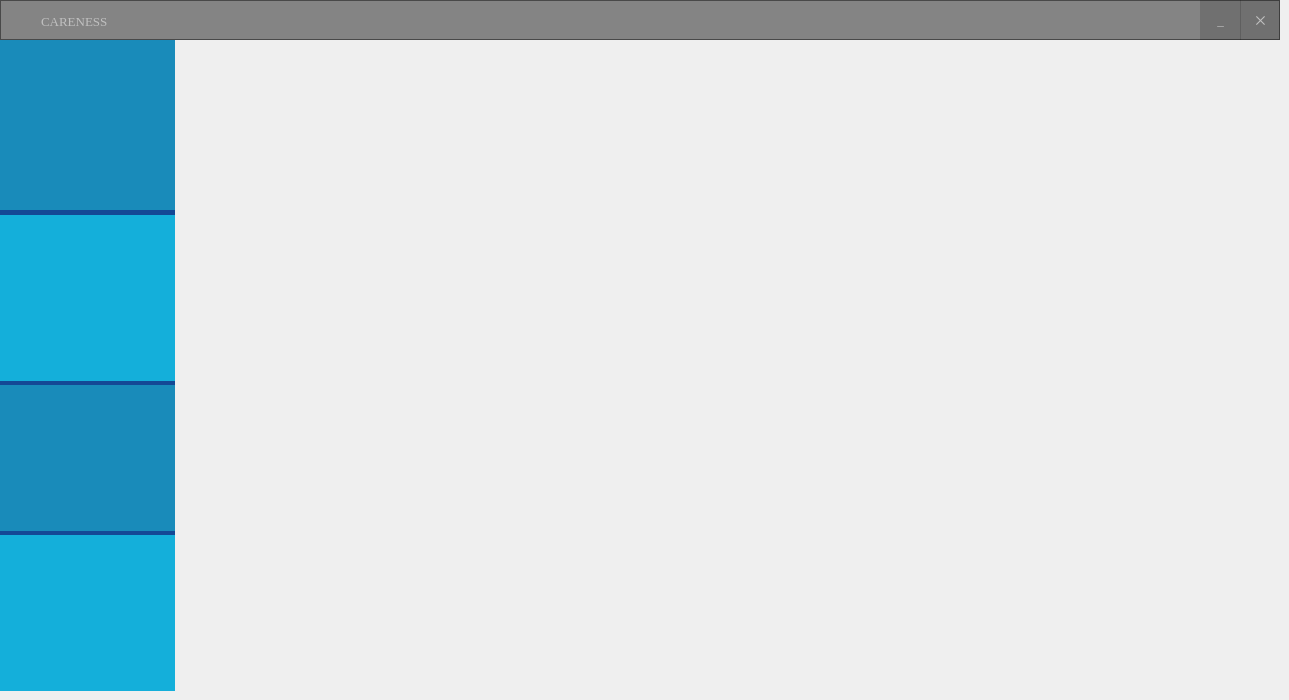
    <widget class="QWidget" name="page_11">
     <widget class="QPushButton" name="pushButton_8">
      <property name="geometry">
       <rect>
        <x>1210</x>
        <y>640</y>
        <width>61</width>
        <height>31</height>
       </rect>
      </property>
      <property name="styleSheet">
       <string notr="true">QPushButton{
background:transparent;
border:none;
	image: url(:/new/prefix1/images/logout4.png);
}
QPushButton:hover{
background:rgba(40,49,71,0.97);
border:none;
color:white;
border-bottom:1px solid rgb(38,46,65)
}</string>
      </property>
      <property name="text">
       <string/>
      </property>
     </widget>
     <widget class="QPushButton" name="btn_yoklama_not_5">
      <property name="geometry">
       <rect>
        <x>0</x>
        <y>530</y>
        <width>175</width>
        <height>161</height>
       </rect>
      </property>
      <property name="minimumSize">
       <size>
        <width>175</width>
        <height>0</height>
       </size>
      </property>
      <property name="maximumSize">
       <size>
        <width>175</width>
        <height>16777215</height>
       </size>
      </property>
      <property name="cursor">
       <cursorShape>PointingHandCursor</cursorShape>
      </property>
      <property name="styleSheet">
       <string notr="true">
QPushButton{
background:rgba(20, 175, 218);
border:none;
color:silver;
font-size:28px;
border-top:5px solid #144895;
	image: url(:/new/prefix1/images/about2.png);
}

QPushButton:hover{
background:rgba(40,49,71,0.97);
border:none;
color:white;
border-bottom:1px solid rgb(38,46,65)
}</string>
      </property>
      <property name="text">
       <string/>
      </property>
     </widget>
     <widget class="QPushButton" name="btn_ders_5">
      <property name="geometry">
       <rect>
        <x>0</x>
        <y>380</y>
        <width>175</width>
        <height>151</height>
       </rect>
      </property>
      <property name="minimumSize">
       <size>
        <width>175</width>
        <height>0</height>
       </size>
      </property>
      <property name="maximumSize">
       <size>
        <width>175</width>
        <height>16777215</height>
       </size>
      </property>
      <property name="cursor">
       <cursorShape>PointingHandCursor</cursorShape>
      </property>
      <property name="styleSheet">
       <string notr="true">
QPushButton{
background:rgba(25, 139, 186);
border:none;
color:silver;
font-size:28px;
border-top:5px solid #144895;
	image: url(:/new/prefix1/images/profil.png);
}

QPushButton:hover{
background:rgba(40,49,71,0.97);
border:none;
color:white;
border-bottom:1px solid rgb(38,46,65)
}</string>
      </property>
      <property name="text">
       <string/>
      </property>
     </widget>
     <widget class="QFrame" name="frame_13">
      <property name="geometry">
       <rect>
        <x>0</x>
        <y>0</y>
        <width>1280</width>
        <height>40</height>
       </rect>
      </property>
      <property name="cursor">
       <cursorShape>ArrowCursor</cursorShape>
      </property>
      <property name="styleSheet">
       <string notr="true">QFrame{
background:rgba(0,0,0,0.45);
}

QFrame:hover{
background:rgba(0,0,0,0.50);
}

QPushButton{
color:silver;
}

QPushButton:hover{
color:white;
}</string>
      </property>
      <property name="frameShape">
       <enum>QFrame::StyledPanel</enum>
      </property>
      <property name="frameShadow">
       <enum>QFrame::Raised</enum>
      </property>
      <widget class="QLabel" name="label_47">
       <property name="geometry">
        <rect>
         <x>41</x>
         <y>11</y>
         <width>141</width>
         <height>21</height>
        </rect>
       </property>
       <property name="font">
        <font>
         <family>Times New Roman</family>
         <pointsize>10</pointsize>
         <weight>9</weight>
         <italic>false</italic>
         <bold>false</bold>
        </font>
       </property>
       <property name="styleSheet">
        <string notr="true">
color:silver;
background:transparent;</string>
       </property>
       <property name="text">
        <string>CARENESS</string>
       </property>
      </widget>
      <widget class="QPushButton" name="btn_quitter">
       <property name="geometry">
        <rect>
         <x>1240</x>
         <y>0</y>
         <width>41</width>
         <height>40</height>
        </rect>
       </property>
       <property name="font">
        <font>
         <family>Times New Roman</family>
         <pointsize>10</pointsize>
         <weight>9</weight>
         <italic>false</italic>
         <bold>false</bold>
        </font>
       </property>
       <property name="cursor">
        <cursorShape>PointingHandCursor</cursorShape>
       </property>
       <property name="styleSheet">
        <string notr="true">QPushButton{
background:rgba(0, 0, 0,0.15);
color:silver;

border-radius:none;
}


QPushButton:hover{
background:red;
color:white
}</string>
       </property>
       <property name="text">
        <string>✕</string>
       </property>
      </widget>
      <widget class="QPushButton" name="btn_minimize_7">
       <property name="geometry">
        <rect>
         <x>1200</x>
         <y>0</y>
         <width>41</width>
         <height>40</height>
        </rect>
       </property>
       <property name="font">
        <font>
         <family>Times New Roman</family>
         <pointsize>10</pointsize>
         <weight>9</weight>
         <italic>false</italic>
         <bold>false</bold>
         <underline>false</underline>
        </font>
       </property>
       <property name="cursor">
        <cursorShape>PointingHandCursor</cursorShape>
       </property>
       <property name="styleSheet">
        <string notr="true">QPushButton{
background:rgba(0, 0, 0,0.15);
border-radius:none;
}


QPushButton:hover{
background:rgba(0, 0, 0,0.6)
}</string>
       </property>
       <property name="text">
        <string>_</string>
       </property>
      </widget>
      <widget class="QLabel" name="label_48">
       <property name="geometry">
        <rect>
         <x>10</x>
         <y>0</y>
         <width>41</width>
         <height>31</height>
        </rect>
       </property>
       <property name="styleSheet">
        <string notr="true">image: url(:/new/prefix1/images/Logo.png);
background:transparent;</string>
       </property>
       <property name="text">
        <string/>
       </property>
      </widget>
     </widget>
     <widget class="QPushButton" name="btn_profil_5">
      <property name="geometry">
       <rect>
        <x>0</x>
        <y>40</y>
        <width>175</width>
        <height>170</height>
       </rect>
      </property>
      <property name="minimumSize">
       <size>
        <width>175</width>
        <height>0</height>
       </size>
      </property>
      <property name="maximumSize">
       <size>
        <width>175</width>
        <height>16777215</height>
       </size>
      </property>
      <property name="cursor">
       <cursorShape>PointingHandCursor</cursorShape>
      </property>
      <property name="styleSheet">
       <string notr="true">QPushButton{
background:rgba(25, 139, 186);
border:none;
font-size:28px;
	image: url(:/new/prefix1/images/home-button (2).png);
	
}

</string>
      </property>
      <property name="text">
       <string/>
      </property>
      <property name="icon">
       <iconset theme="home">
        <normaloff>../untitled</normaloff>../untitled</iconset>
      </property>
     </widget>
     <widget class="QPushButton" name="btn_ogrenci_5">
      <property name="geometry">
       <rect>
        <x>0</x>
        <y>210</y>
        <width>175</width>
        <height>171</height>
       </rect>
      </property>
      <property name="minimumSize">
       <size>
        <width>175</width>
        <height>0</height>
       </size>
      </property>
      <property name="maximumSize">
       <size>
        <width>175</width>
        <height>16777215</height>
       </size>
      </property>
      <property name="cursor">
       <cursorShape>PointingHandCursor</cursorShape>
      </property>
      <property name="styleSheet">
       <string notr="true">
QPushButton{
background:rgba(20, 175, 218);
border:none;
color:silver;
font-size:28px;
	
border-top:5px solid #144895;
	image: url(:/new/prefix1/images/management (1).png);
}

QPushButton:hover{
background:rgba(40,49,71,0.97);
border:none;
color:white;
border-bottom:1px solid rgb(38,46,65)
}</string>
      </property>
      <property name="text">
       <string/>
      </property>
     </widget>
    </widget>
